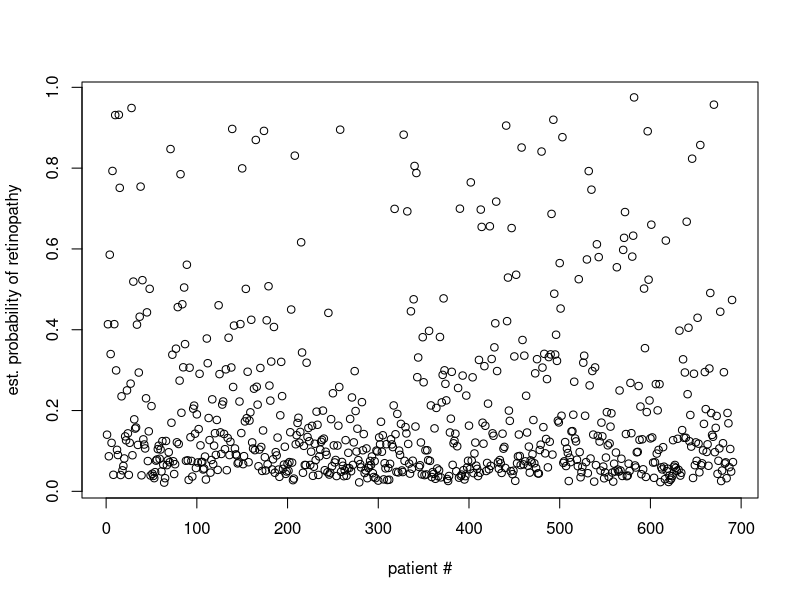

Source code (R):
## ---- chunk 1
# Lager tabellen
table = matrix(c(3,8,5,19,7,55,102,21,130,26,23,36,12,64,18), nrow=5)
dimnames(table)=list(
        c("moody","anxiety","autism","hyperkinetic","other"),
        c("thin","normal","overweight")
    )
n = sum(table)

# Estimerer a- og b-verdier
a1 = sum(table[1,]) / n # a_moody
a2 = sum(table[2,]) / n # a_anxiety
a3 = sum(table[3,]) / n # a_autism
a4 = sum(table[4,]) / n # a_hyperkinetic
a5 = sum(table[5,]) / n # a_other

b1 = sum(table[, 1]) / n # b_thin
b2 = sum(table[, 2]) / n # b_normal
b3 = sum(table[, 3]) / n # b_overweight

sprintf("a1: %f, a2: %f, a3: %f, a4: %f, a5: %f", a1, a2, a3, a4, a5)
sprintf("b1: %f, b2: %f, b3: %f", b1, b2, b3)

# Beregner 95% konfidensintervall for p_4,2
N42 = table[4,2]
p42 = N42 / n
se_p = sqrt((p42 * (1 - p42)) / n)
# Bruker at sample-proporsjonen er ca. normalfordelt ifølge sentralgrenseteoremet
lb = p42 - 1.96*se_p
ub = p42 + 1.96*se_p

sprintf("Sample-estimat av proporsjon: %.3f", p42)
sprintf("95%% konfidensintervall: [%.3f, %.3f]", lb, ub)
sprintf("Forventet proporsjon under nullhypotesen: %.3f", a4*b2)
## ---- chunk 2
# Beregner estimerte forventede verdier
e11 = n*a1*b1
e12 = n*a1*b2
e13 = n*a1*b3
e21 = n*a2*b1
e22 = n*a2*b2
e23 = n*a2*b3
e31 = n*a3*b1
e32 = n*a3*b2
e33 = n*a3*b3
e41 = n*a4*b1
e42 = n*a4*b2
e43 = n*a4*b3
e51 = n*a5*b1
e52 = n*a5*b2
e53 = n*a5*b3

sprintf("%.2f   %.2f   %.2f", e11, e12, e13)
sprintf("%.2f   %.2f   %.2f", e21, e22, e23)
sprintf("%.2f   %.2f   %.2f", e31, e32, e33)
sprintf("%.2f   %.2f   %.2f", e41, e42, e43)
sprintf("%.2f   %.2f   %.2f", e51, e52, e53)
## ---- chunk 3
# Beregner forventede verdier
chisq.test(table, correct=F)$expected
## ---- chunk 4
# Beregner Pearson-statistikk
chisq.test(table, correct=F)
## ---- chunk 5
eyes = matrix(scan("retinopathy.txt",skip=15),byrow=T,ncol=10)

x1 = eyes[ ,2] # gender (female 0, male 1)
x2 = eyes[ ,3] # duration since diabetes diagnosis, in years
x3 = eyes[ ,4] # edema present in one or both eyes
x4 = eyes[ ,5] # hemoglobin level
x5 = eyes[ ,6] # body mass index, bmi
x6 = eyes[ ,7] # pulse, heartbeat over 30 seconds
x7 = eyes[ ,8] # urine condition (1) or not (0)
x8 = eyes[ ,9] # diastolic blood pressure
yy = eyes[ ,10] # main outcome, 1 if retinopathy, 0 if not

aux = cbind(x2,x4,x5,x6,x8)
cor(aux)
## ---- chunk 6
# x2
cor.test(x2, x4)
cor.test(x2, x5)
cor.test(x2, x6)
cor.test(x2, x8)

# x4
cor.test(x4, x5)
cor.test(x4, x6)
cor.test(x4, x8)

# x5
cor.test(x5, x6)
cor.test(x5, x8)

# x6
cor.test(x6, x8)
## ---- chunk 7
summary(glm(yy~x1, family=binomial))
summary(glm(yy~x2, family=binomial))
summary(glm(yy~x3, family=binomial))
summary(glm(yy~x4, family=binomial))
summary(glm(yy~x5, family=binomial))
summary(glm(yy~x6, family=binomial))
summary(glm(yy~x7, family=binomial))
summary(glm(yy~x8, family=binomial))
## ---- chunk 8
augen = glm(yy ~ x1+x2+x3+x4+x5+x6+x7+x8, family=binomial)
summary(augen)
## ---- chunk 9
sprintf("Forventet bidrag fra kovariant x2: %.2f", mean(x2)*augen$coefficients[3])
sprintf("Forventet bidrag fra kovariant x8: %.2f", mean(x8)*augen$coefficients[9])
## ---- chunk 10
one = 1 + 0*(1:length(yy))
X = cbind(one,x1,x2,x3,x4,x5,x6,x7,x8)
betahat = augen$coef
phats = exp(X %*% betahat)/(1 + exp(X %*% betahat))
plot(1:c(length(yy)), phats, xlab="patient #", ylab="est. probability of retinopathy")
## ---- chunk 11
# Estimert lineær prediktor (log-odds ratio)
pred = predict(augen, newdata=data.frame(x1=0, x2=10, x3=1, x4=10.6, x5=23.0, x6=41, x7=0, x8=77), type="link")
sprintf("Estimert lineær prediktor: %.4f", pred)

# Estimert sannsynlighet
prob = predict(augen, newdata=data.frame(x1=0, x2=10, x3=1, x4=10.6, x5=23.0, x6=41, x7=0, x8=77), type="response")
sprintf("Estimert sannsynlighet: %.2f%%", prob*100)
## ---- chunk 12
a = c(x0=1, x1=0, x2=10, x3=1, x4=10.6, x5=23.0, x6=41, x7=0, x8=77)
Sigma = vcov(augen)
tausq = t(a) %*% Sigma %*% a
sprintf("Varians: %.4f", tausq)
tau = sqrt(tausq)
sprintf("Standardavvik: %.4f", tau)
## ---- chunk 13
lb_pred = pred - qnorm(0.95) * tau
lb_prob = exp(lb_pred) / (1 + exp(lb_pred))
ub_pred = pred + qnorm(0.95) * tau
ub_prob = exp(ub_pred) / (1 + exp(ub_pred))

sprintf("90%% konfidensintervall for lineær prediktor: (%f, %f)", lb_pred, ub_pred)
sprintf("90%% konfidensintervall for sannsynlighet: (%f, %f)", lb_prob, ub_prob)
## ---- chunk 14
indexM = (1:length(yy))[x1 == 1] # 348 men
indexW = (1:length(yy))[x1 == 0] # 343 women
eyesM = eyes[indexM, ] # dataset for the men
eyesW = eyes[indexW, ] # dataset for the women

x2M = eyesM[ ,3] # duration since diabetes diagnosis, in years
x3M = eyesM[ ,4] # edema present in one or both eyes
x4M = eyesM[ ,5] # hemoglobin level
x5M = eyesM[ ,6] # body mass index, bmi
x6M = eyesM[ ,7] # pulse, heartbeat over 30 seconds
x7M = eyesM[ ,8] # urine condition (1) or not (0)
x8M = eyesM[ ,9] # diastolic blood pressure
yyM = eyesM[ ,10] # main outcome, 1 if retinopathy, 0 if not

x2W = eyesW[ ,3] # duration since diabetes diagnosis, in years
x3W = eyesW[ ,4] # edema present in one or both eyes
x4W = eyesW[ ,5] # hemoglobin level
x5W = eyesW[ ,6] # body mass index, bmi
x6W = eyesW[ ,7] # pulse, heartbeat over 30 seconds
x7W = eyesW[ ,8] # urine condition (1) or not (0)
x8W = eyesW[ ,9] # diastolic blood pressure
yyW = eyesW[ ,10] # main outcome, 1 if retinopathy, 0 if not

augenM = glm(yyM ~ x2M+x3M+x4M+x5M+x6M+x7M+x8M, family=binomial)
augenW = glm(yyW ~ x2W+x3W+x4W+x5W+x6W+x7W+x8W, family=binomial)
summary(augenM)
summary(augenW)
